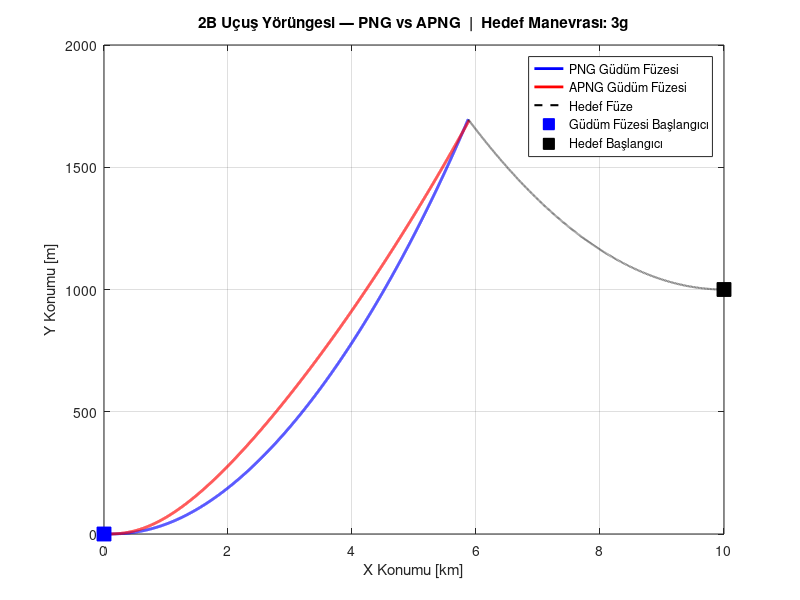
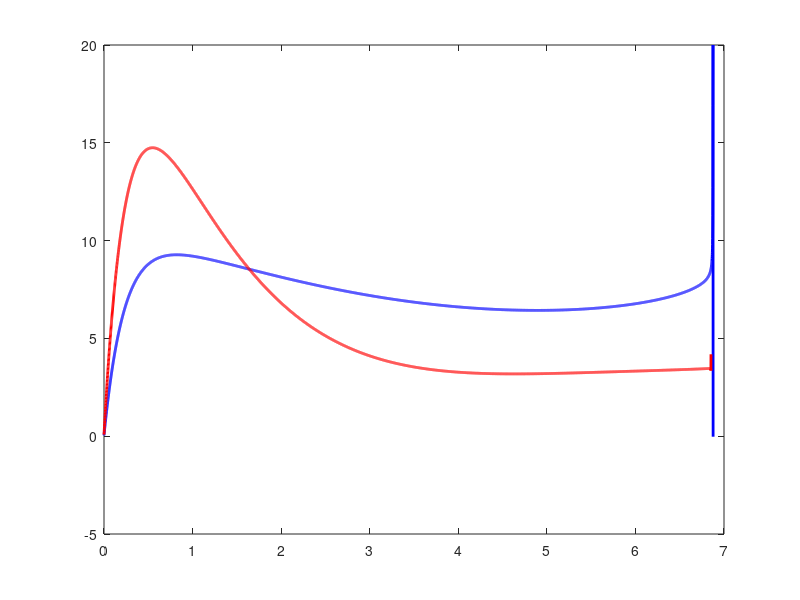

These charts were generated, in order, by the following MATLAB code: (Note: this script raises an error after producing the figures.)
%% ========================================================================
%  PNG vs APNG - 2 Boyutlu Çarpışma Simülasyonu
%
%  Bu simülasyon, Orantılı Seyrüsefer Güdümü (PNG) ile Artırılmış Orantılı
%  Seyrüsefer Güdümü (APNG) arasındaki performans farkını karşılaştırmak
%  amacıyla geliştirilmiştir.
%
%  Temel fark:
%    PNG  — Sadece görüş hattı (LOS) açısal hızını kullanır.
%    APNG — Buna ek olarak hedefin manevra ivmesini de hesaba katar.
%           Bu sayede manevra yapan hedeflere karşı çok daha iyi performans
%           gösterir.
%
%  Senaryo : Füze - Füze, Kafa Kafaya (Head-on)
%            Hedef füze Y ekseninde sabit ivmeyle manevra yapıyor.
%
%  Fiziksel modeller:
%    - Euler sayısal entegrasyonu (adım boyutu: 1 ms)
%    - Birinci derece gecikme: füze güdüm komutuna anında değil,
%      belirli bir zaman sabitiyle (tau) tepki veriyor.
%    - İvme sınırlama: füzenin yapabileceği maksimum manevra sınırlı.
%    - Hız normalizasyonu: her iki füze de sabit hızda uçuyor.
%
%  Kaynak: Zarchan, P., "Tactical and Strategic Missile Guidance",
%          AIAA Progress in Astronautics and Aeronautics.
%
%  Yazar  : [Adınız]
%  Tarih  : 2025
%% ========================================================================
clear; clc; close all;


%% --- GENEL SİMÜLASYON PARAMETRELERİ ---

T    = 0.001;   % Euler adım boyutu [s]
                % Ne kadar küçük olursa simülasyon o kadar hassas olur,
                % ama hesaplama süresi artar. 1 ms iyi bir denge noktasıdır.

tmax = 10;      % Maksimum simülasyon süresi [s]
                % Çarpışma bu süre içinde gerçekleşmezse simülasyon durur.

N    = 4;       % Etkin navigasyon sabiti [-]
                % PNG ve APNG güdüm yasalarındaki kazanç katsayısı.
                % Genellikle 3-5 arasında seçilir. Yüksek değer daha
                % agresif manevra demektir.

g    = 9.81;    % Yerçekimi ivmesi [m/s²]

tau  = 0.2;     % Füze zaman sabiti [s]
                % Birinci derece gecikme modeli için kullanılır.
                % Gerçek bir füze güdüm komutuna anında tepki veremez;
                % aerodinamik ve mekanik gecikmeler bu sabitle modellenir.

aM_limit = 20 * g;  % Füzenin maksimum ivme sınırı [m/s²]
                    % Gerçek füzelerin yapısal ve aerodinamik limitleri
                    % vardır. Bu değerin üzerinde manevra yapılamaz.


%% --- PLATFORM HIZLARİ ---

VM = 900;   % Güdüm füzesinin sabit uçuş hızı [m/s]
            % Simülasyon boyunca bu büyüklük sabit tutulur (hız normalizasyonu).

VT = 600;   % Hedef füzenin sabit uçuş hızı [m/s]


%% --- HEDEF MANEVRA PARAMETRESİ ---

aTmax = 3 * g;  % Hedefin sabit manevra ivmesi [m/s²]
                % Bu değer yörünge ve ivme grafiklerinin çizimi için kullanılır.
                % 3g, 6g, 10g gibi farklı değerlerde test edebilirsiniz.
                % Manevra tarama grafiği (Grafik 3) tüm seviyeleri otomatik
                % olarak analiz eder.


%% --- BAŞLANGIÇ KONUM VE HIZ KOŞULLARI ---

% Güdüm füzesi: sol altta başlıyor, sağa (+X yönünde) ilerliyor.
XM0  = 0;     % Başlangıç X konumu [m]
YM0  = 0;     % Başlangıç Y konumu [m]
VXM0 = VM;    % Başlangıç X hızı: sağa doğru tam hızda [m/s]
VYM0 = 0;     % Başlangıç Y hızı: yok [m/s]

% Hedef füze: sağ üstte başlıyor, sola (-X yönünde) ilerliyor.
% 1000 m yukarıda olması gerçekçi bir kafa kafaya geometrisi sağlıyor.
XT0  = 10000; % Başlangıç X konumu [m]
YT0  = 1000;  % Başlangıç Y konumu [m]
VXT0 = -VT;   % Başlangıç X hızı: sola doğru tam hızda [m/s]
VYT0 = 0;     % Başlangıç Y hızı: manevra simülasyon başladığında devreye girer


%% --- ZAMAN VEKTÖRü VE ADIM SAYISI ---

t      = 0 : T : tmax;
nSteps = length(t);


%% ========================================================================
%  PNG SİMÜLASYONU
%  Güdüm yasası: AM = N * Vc * lambda_dot
%  Sadece LOS açısal hızını kullanır. Hedefin manevrasından habersizdir.
%% ========================================================================

% Başlangıç durumu
XM_png  = XM0;  YM_png  = YM0;
VXM_png = VXM0; VYM_png = VYM0;
XT_png  = XT0;  YT_png  = YT0;
VXT_png = VXT0; VYT_png = VYT0;
aM_png  = 0;    % Füzenin o anki gerçek ivmesi (başlangıçta sıfır)

% Kaydedilecek veriler için boş diziler
store_XM_png  = zeros(1, nSteps);  % Güdüm füzesi X konumu
store_YM_png  = zeros(1, nSteps);  % Güdüm füzesi Y konumu
store_XT_png  = zeros(1, nSteps);  % Hedef X konumu
store_YT_png  = zeros(1, nSteps);  % Hedef Y konumu
store_AM_png  = zeros(1, nSteps);  % Güdüm ivme komutu [m/s²]
store_R_png   = zeros(1, nSteps);  % Füze-hedef mesafesi [m]
store_lam_png = zeros(1, nSteps);  % LOS açısı [rad]
store_t_png   = zeros(1, nSteps);  % Zaman [s]

miss_png     = NaN;
t_impact_png = NaN;
idx_end_png  = nSteps;

for i = 1 : nSteps

    % --- ADIM 1: ANLİK GEOMETRİYİ HESAPLA ---

    dX = XT_png - XM_png;   % Füzeden hedefe X mesafesi
    dY = YT_png - YM_png;   % Füzeden hedefe Y mesafesi
    R  = sqrt(dX^2 + dY^2); % İki platform arasındaki toplam mesafe

    lambda     = atan2(dY, dX);  % LOS açısı: görüş hattının yatay eksenden açısı

    dVX = VXT_png - VXM_png;     % X yönündeki hız farkı
    dVY = VYT_png - VYM_png;     % Y yönündeki hız farkı

    % Kapanma hızı: pozitifse füze hedefe yaklaşıyor, negatifse uzaklaşıyor
    Vc = -(dX*dVX + dVY*dY) / R;

    % LOS açısal hızı: görüş hattı ne kadar hızlı dönüyor
    % Bu değer sıfıra yaklaştığında füze doğrusal çarpışma yolundadır.
    lambda_dot = (dX*dVY - dY*dVX) / R^2;

    % --- ADIM 2: PNG GÜDÜM KOMUTUNU HESAPLA ---

    % PNG güdüm yasası: LOS açısal hızı ve kapanma hızından ivme komutu üret
    AM  = N * Vc * lambda_dot;

    AXT = 0;        % Hedef X ivmesi: yok (sabit hızda X ekseninde ilerliyor)
    AYT = aTmax;    % Hedef Y ivmesi: sabit manevra

    % Birinci derece gecikme modeli:
    % Füze, hesaplanan güdüm komutuna (AM) anında ulaşamaz.
    % Gerçek ivme (aM_png), komuta doğru tau zaman sabitiyle yavaşça yaklaşır.
    aM_png = aM_png + (AM - aM_png) / tau * T;

    % İvme sınırlama: fiziksel limitin üzerine çıkılamaz
    aM_png = max(-aM_limit, min(aM_limit, aM_png));

    % Gerçek ivmeyi X ve Y bileşenlerine dönüştür (LOS koordinat dönüşümü)
    AXM = -aM_png * sin(lambda);
    AYM =  aM_png * cos(lambda);

    % --- ADIM 3: EULER ENTEGRASYONU İLE KONUM VE HIZ GÜNCELLE ---

    % Güdüm füzesi hızını güncelle
    VXM_png = VXM_png + AXM * T;
    VYM_png = VYM_png + AYM * T;

    % Hız büyüklüğünü sabitle: füze sabit hızda (VM) uçar,
    % sadece yön değişir; bu normalizasyon o fiziksel gerçeği yansıtır.
    speed   = sqrt(VXM_png^2 + VYM_png^2);
    VXM_png = VXM_png * (VM / speed);
    VYM_png = VYM_png * (VM / speed);

    % Güdüm füzesi konumunu güncelle
    XM_png = XM_png + VXM_png * T;
    YM_png = YM_png + VYM_png * T;

    % Hedef hızını ve konumunu güncelle
    VXT_png = VXT_png + AXT * T;
    VYT_png = VYT_png + AYT * T;
    XT_png  = XT_png  + VXT_png * T;
    YT_png  = YT_png  + VYT_png * T;

    % --- ADIM 4: VERİYİ KAYDET ---
    store_XM_png(i)  = XM_png;
    store_YM_png(i)  = YM_png;
    store_XT_png(i)  = XT_png;
    store_YT_png(i)  = YT_png;
    store_AM_png(i)  = aM_png;
    store_R_png(i)   = R;
    store_lam_png(i) = lambda;
    store_t_png(i)   = t(i);

    % --- ADIM 5: ÇARPIŞMA KONTROLÜ ---
    % Kapanma hızı negatife döndüğünde füze hedefe en yakın noktayı geçmiştir.
    % Bu an ıskalama mesafesi (miss distance) olarak kaydedilir.
    if Vc < 0
        miss_png     = R;
        t_impact_png = t(i);
        idx_end_png  = i;
        fprintf('--- PNG SONUCU ---\n');
        fprintf('Iskalama Mesafesi : %.4f m\n', miss_png);
        fprintf('Carpışma Ani      : %.4f s\n', t_impact_png);
        break;
    end

end


%% ========================================================================
%  APNG SİMÜLASYONU
%  Güdüm yasası: AM = N * Vc * lambda_dot + (N/2) * (ZEM / tgo^2)
%
%  PNG'den farkı: ZEM (Zero Effort Miss) terimi sayesinde hedefin
%  manevrasını önceden hesaba katar ve daha erken düzeltme yapar.
%
%  ZEM (Sıfır Çaba Iskalama Mesafesi):
%    "Şu andan itibaren hiç manevra yapmazsam, ne kadar ısklarım?"
%    sorusunun cevabıdır. Hedefin gelecekteki konumu tahmin edilerek
%    hesaplanır.
%% ========================================================================

% Başlangıç durumu (PNG ile aynı — adil karşılaştırma için)
XM_apng  = XM0;  YM_apng  = YM0;
VXM_apng = VXM0; VYM_apng = VYM0;
XT_apng  = XT0;  YT_apng  = YT0;
VXT_apng = VXT0; VYT_apng = VYT0;
aM_apng  = 0;

% Kaydedilecek veriler için boş diziler
store_XM_apng  = zeros(1, nSteps);
store_YM_apng  = zeros(1, nSteps);
store_XT_apng  = zeros(1, nSteps);
store_YT_apng  = zeros(1, nSteps);
store_AM_apng  = zeros(1, nSteps);
store_R_apng   = zeros(1, nSteps);
store_lam_apng = zeros(1, nSteps);
store_t_apng   = zeros(1, nSteps);

miss_apng     = NaN;
t_impact_apng = NaN;
idx_end_apng  = nSteps;

for i = 1 : nSteps

    % --- ADIM 1: ANLİK GEOMETRİYİ HESAPLA ---

    dX = XT_apng - XM_apng;
    dY = YT_apng - YM_apng;
    R  = sqrt(dX^2 + dY^2);

    lambda     = atan2(dY, dX);

    dVX = VXT_apng - VXM_apng;
    dVY = VYT_apng - VYM_apng;

    Vc         = -(dX*dVX + dVY*dY) / R;
    lambda_dot = (dX*dVY - dY*dVX) / R^2;

    % --- ADIM 2: APNG GÜDÜM KOMUTUNU HESAPLA ---

    AXT = 0;
    AYT = aTmax;  % Hedefin gerçek manevra ivmesi (feedforward için kullanılır)

    % Kalan uçuş süresi tahmini: mevcut mesafe ve kapanma hızından hesaplanır
    tgo = R / Vc;

    % ZEM hesabı: üç bileşen var
    %   1. Mevcut Y mesafesi (dY)
    %   2. Mevcut Y hız farkının tgo süresince ürettiği mesafe
    %   3. Hedefin manevrasının tgo süresince ürettiği ek Y değişimi
    ZEM = dY + (VYT_apng - VYM_apng) * tgo + 0.5 * AYT * tgo^2;

    % APNG güdüm komutu:
    % PNG terimi + ZEM tabanlı feedforward terimi
    % ZEM büyükse agresif düzelt, tgo küçükse (hedefe yakınken) doğal olarak azalır
    AM = N * Vc * lambda_dot + (N/2) * (ZEM / tgo^2);

    % Birinci derece gecikme modeli
    aM_apng = aM_apng + (AM - aM_apng) / tau * T;

    % İvme sınırlama
    aM_apng = max(-aM_limit, min(aM_limit, aM_apng));

    % Gerçek ivmeyi X ve Y bileşenlerine dönüştür
    AXM = -aM_apng * sin(lambda);
    AYM =  aM_apng * cos(lambda);

    % --- ADIM 3: EULER ENTEGRASYONU İLE KONUM VE HIZ GÜNCELLE ---

    VXM_apng = VXM_apng + AXM * T;
    VYM_apng = VYM_apng + AYM * T;

    speed    = sqrt(VXM_apng^2 + VYM_apng^2);
    VXM_apng = VXM_apng * (VM / speed);
    VYM_apng = VYM_apng * (VM / speed);

    XM_apng  = XM_apng  + VXM_apng * T;
    YM_apng  = YM_apng  + VYM_apng * T;

    VXT_apng = VXT_apng + AXT * T;
    VYT_apng = VYT_apng + AYT * T;
    XT_apng  = XT_apng  + VXT_apng * T;
    YT_apng  = YT_apng  + VYT_apng * T;

    % --- ADIM 4: VERİYİ KAYDET ---
    store_XM_apng(i)  = XM_apng;
    store_YM_apng(i)  = YM_apng;
    store_XT_apng(i)  = XT_apng;
    store_YT_apng(i)  = YT_apng;
    store_AM_apng(i)  = aM_apng;
    store_R_apng(i)   = R;
    store_lam_apng(i) = lambda;
    store_t_apng(i)   = t(i);

    % --- ADIM 5: ÇARPIŞMA KONTROLÜ ---
    if Vc < 0
        miss_apng     = R;
        t_impact_apng = t(i);
        idx_end_apng  = i;
        fprintf('--- APNG SONUCU ---\n');
        fprintf('Iskalama Mesafesi : %.4f m\n', miss_apng);
        fprintf('Carpışma Ani      : %.4f s\n', t_impact_apng);
        break;
    end

end


%% ========================================================================
%  MANEVRA SEVİYESİ TARAMA (1g - 10g, 0.5g adımlarla)
%
%  Her manevra seviyesi için PNG ve APNG simülasyonu ayrı ayrı koşturulur.
%  Sonuçlar Grafik 3'te karşılaştırmalı olarak gösterilir.
%  Bu grafik, APNG'nin yüksek manevralarda PNG'ye kıyasla ne kadar
%  üstün olduğunu net biçimde ortaya koymaktadır.
%% ========================================================================

fprintf('\nManevra seviyesi taraması basliyor (1g - 10g)...\n');

g_levels        = 1 : 0.5 : 10;
nLevels         = length(g_levels);
miss_png_sweep  = zeros(1, nLevels);
miss_apng_sweep = zeros(1, nLevels);

for k = 1 : nLevels

    aTmax_k = g_levels(k) * g;  % Bu adımdaki hedef manevra ivmesi

    % PNG taraması
    XM = XM0; YM = YM0; VXM = VXM0; VYM = VYM0;
    XT = XT0; YT = YT0; VXT = VXT0; VYT = VYT0;
    aM = 0;
    for i = 1 : nSteps
        dX = XT-XM;   dY = YT-YM;
        R  = sqrt(dX^2+dY^2);
        lambda     = atan2(dY,dX);
        dVX = VXT-VXM; dVY = VYT-VYM;
        Vc  = -(dX*dVX+dVY*dY)/R;
        lambda_dot = (dX*dVY-dY*dVX)/R^2;
        AM  = N*Vc*lambda_dot;
        aM  = aM + (AM-aM)/tau*T;
        aM  = max(-aM_limit, min(aM_limit, aM));
        AXM = -aM*sin(lambda);  AYM = aM*cos(lambda);
        VXM = VXM+AXM*T;  VYM = VYM+AYM*T;
        sp  = sqrt(VXM^2+VYM^2);
        VXM = VXM*(VM/sp);  VYM = VYM*(VM/sp);
        XM  = XM+VXM*T;  YM  = YM+VYM*T;
        VYT = VYT+aTmax_k*T;
        XT  = XT+VXT*T;  YT  = YT+VYT*T;
        if Vc < 0
            miss_png_sweep(k) = R;
            break;
        end
    end

    % APNG taraması
    XM = XM0; YM = YM0; VXM = VXM0; VYM = VYM0;
    XT = XT0; YT = YT0; VXT = VXT0; VYT = VYT0;
    aM = 0;
    for i = 1 : nSteps
        dX = XT-XM;   dY = YT-YM;
        R  = sqrt(dX^2+dY^2);
        lambda     = atan2(dY,dX);
        dVX = VXT-VXM; dVY = VYT-VYM;
        Vc  = -(dX*dVX+dVY*dY)/R;
        lambda_dot = (dX*dVY-dY*dVX)/R^2;
        tgo = R/Vc;
        ZEM = dY+(VYT-VYM)*tgo+0.5*aTmax_k*tgo^2;
        AM  = N*Vc*lambda_dot+(N/2)*(ZEM/tgo^2);
        aM  = aM + (AM-aM)/tau*T;
        aM  = max(-aM_limit, min(aM_limit, aM));
        AXM = -aM*sin(lambda);  AYM = aM*cos(lambda);
        VXM = VXM+AXM*T;  VYM = VYM+AYM*T;
        sp  = sqrt(VXM^2+VYM^2);
        VXM = VXM*(VM/sp);  VYM = VYM*(VM/sp);
        XM  = XM+VXM*T;  YM  = YM+VYM*T;
        VYT = VYT+aTmax_k*T;
        XT  = XT+VXT*T;  YT  = YT+VYT*T;
        if Vc < 0
            miss_apng_sweep(k) = R;
            break;
        end
    end

end

fprintf('Tarama tamamlandi.\n\n');


%% ========================================================================
%  GRAFİKLER
%% ========================================================================

t_png  = store_t_png(1:idx_end_png);
t_apng = store_t_apng(1:idx_end_apng);

% Grafik 1 — 2B Uçuş Yörüngesi
figure('Name', 'Yorunge', 'Position', [50 550 800 450]);
plot(store_XM_png(1:idx_end_png)/1000,   store_YM_png(1:idx_end_png),   'b-',  'LineWidth', 2); hold on;
plot(store_XM_apng(1:idx_end_apng)/1000, store_YM_apng(1:idx_end_apng), 'r-',  'LineWidth', 2);
plot(store_XT_png(1:idx_end_png)/1000,   store_YT_png(1:idx_end_png),   'k--', 'LineWidth', 1.5);
plot(XM0/1000, YM0, 'bs', 'MarkerSize', 10, 'MarkerFaceColor', 'b');
plot(XT0/1000, YT0, 'ks', 'MarkerSize', 10, 'MarkerFaceColor', 'k');
xlabel('X Konumu [km]');
ylabel('Y Konumu [m]');
title(sprintf('2B Uçuş Yörüngesi — PNG vs APNG  |  Hedef Manevrası: %.0fg', aTmax/g));
legend('PNG Güdüm Füzesi', 'APNG Güdüm Füzesi', 'Hedef Füze', ...
       'Güdüm Füzesi Başlangıcı', 'Hedef Başlangıcı', 'Location', 'best');
grid on;

% Grafik 2 — Güdüm İvme Komutu Geçmişi
figure('Name', 'Ivme', 'Position', [50 50 800 400]);
plot(t_png,  store_AM_png(1:idx_end_png)/g,   'b-', 'LineWidth', 2); hold on;
plot(t_apng, store_AM_apng(1:idx_end_apng)/g, 'r-', 'LineWidth', 2);
yline( aM_limit/g, 'k--', 'LineWidth', 1, 'Label', 'Maks. İvme Limiti');
yline(-aM_limit/g, 'k--', 'LineWidth', 1);
xlabel('Zaman [s]');
ylabel('Güdüm İvme Komutu [g]');
title(sprintf('Güdüm İvme Komutu — PNG vs APNG  |  Hedef Manevrası: %.0fg', aTmax/g));
legend('PNG', 'APNG', 'Location', 'best');
grid on;

% Grafik 3 — Manevra Seviyesi Tarama (ana karşılaştırma grafiği)
figure('Name', 'Tarama', 'Position', [900 50 800 500]);
semilogy(g_levels, miss_png_sweep,  'b-o', 'LineWidth', 2, 'MarkerFaceColor', 'b'); hold on;
semilogy(g_levels, miss_apng_sweep, 'r-o', 'LineWidth', 2, 'MarkerFaceColor', 'r');
xlabel('Hedef Manevra Seviyesi [g]');
ylabel('Iskalama Mesafesi [m]  (logaritmik ölçek)');
title('Manevra Seviyesine Göre Iskalama Mesafesi — PNG vs APNG');
legend('PNG', 'APNG', 'Location', 'best');
grid on;
